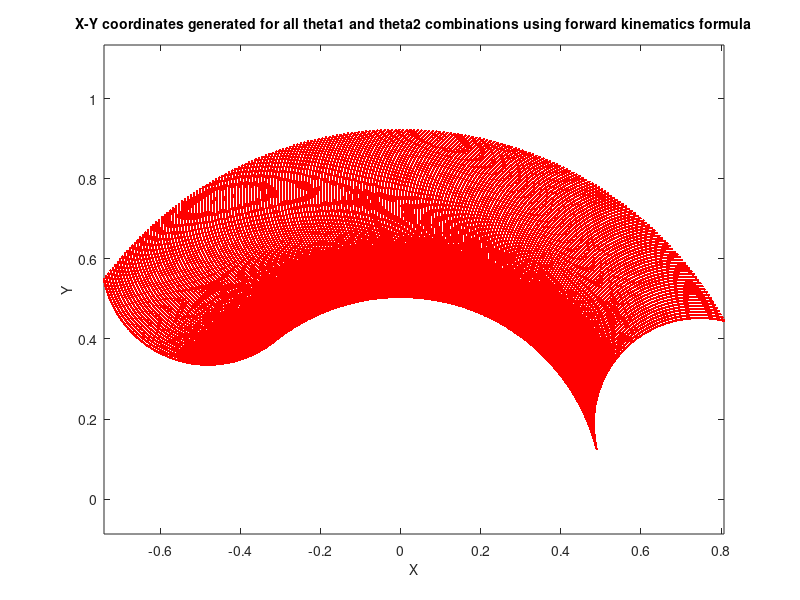

Write MATLAB code to recreate this figure.
%TRAININV
% Data generation script for the inverse kinematics demo
% - Data generation through direct kinematics
% - Data generation through inverse kinematics
%
% Code is written in unvectorized form for understandability. Refer the
% demo for the vectorized version of the code.
%
%   J.-S. Roger Jang, 6-28-94.
%   Madan Bharadwaj, 6-20-05
%   Copyright 1994-2005 The MathWorks, Inc. 



%%%%%%%%%%%%%%%%%%%%%%%%%%%%
% DIRECT KINEMATICS
%%%%%%%%%%%%%%%%%%%%%%%%%%%%

% Deducing x and y coordinates using direct kinematics formulae
% x = f(theta1, theta2)
% y = g(theta1, theta2)

l1 = .77; % length of first arm
l2 = .265; % length of second arm

da = .585;  % length of bottom
ab = .77;   % First arm
bc = .265;  % second arm
ck = .115;   % final joint to tip of Kinect


theta1 = 0.2460914:0.01:2.2549654; % some first angle
theta2 = 1.094321:0.01:pi; % some second angle

thetaA = 0.8866273:0.1:2.8955012;   % 50.8 - 165.9  degrees
thetaB = 1.094321:0.1:pi;           % 62.7 - 180    degrees
thetaC = 1.307252:0.1:5.5065138;     % 74.9 - 315.5  degrees

data1 = [];
data2 = [];

[THETA1,THETA2] = meshgrid(theta1,theta2); % generate a grid of theta1 and theta2 values

X = l1 * cos(THETA1) + l2 * cos(THETA1 + THETA2); % compute x coordinates
Y = l1 * sin(THETA1) + l2 * sin(THETA1 + THETA2); % compute y coordinates

data1 = [X(:) Y(:) THETA1(:)]; % create x-y-theta1 dataset
data2 = [X(:) Y(:) THETA2(:)]; % create x-y-theta2 dataset

for i=1:1:length(theta1)
    for j=1:1:length(theta2)

        x = l1 * cos(theta1(i)) + l2 * cos(theta1(i)+theta2(j)); % x coordinate
        y = l1 * sin(theta1(i)) + l2 * sin(theta1(i)+theta2(j)); % y coordinate
        
        data2 = [data1; x y theta1(i)];
        data2 = [data2; x y theta2(j)];
       
    end
end



plot(X(:),Y(:),'r.');
  axis equal;
  xlabel('X','fontsize',10)
  ylabel('Y','fontsize',10)
  title('X-Y coordinates generated for all theta1 and theta2 combinations using forward kinematics formula','fontsize',10)
